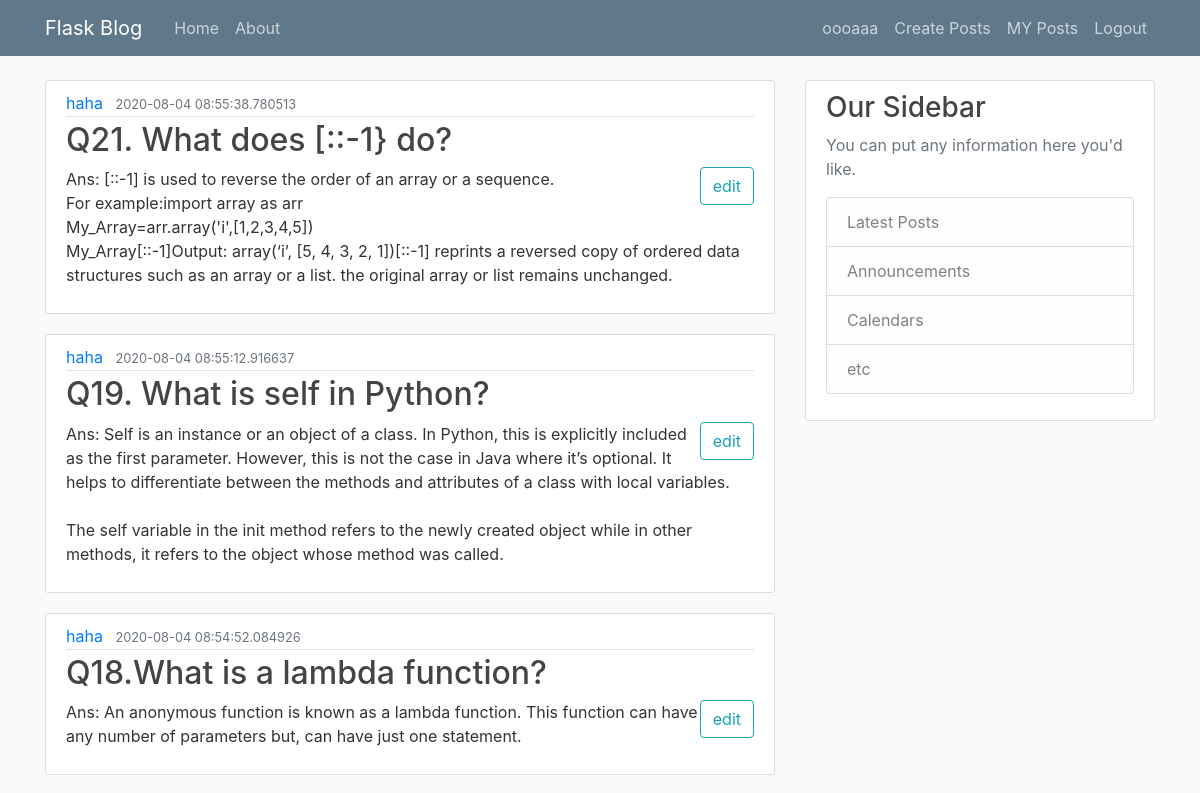
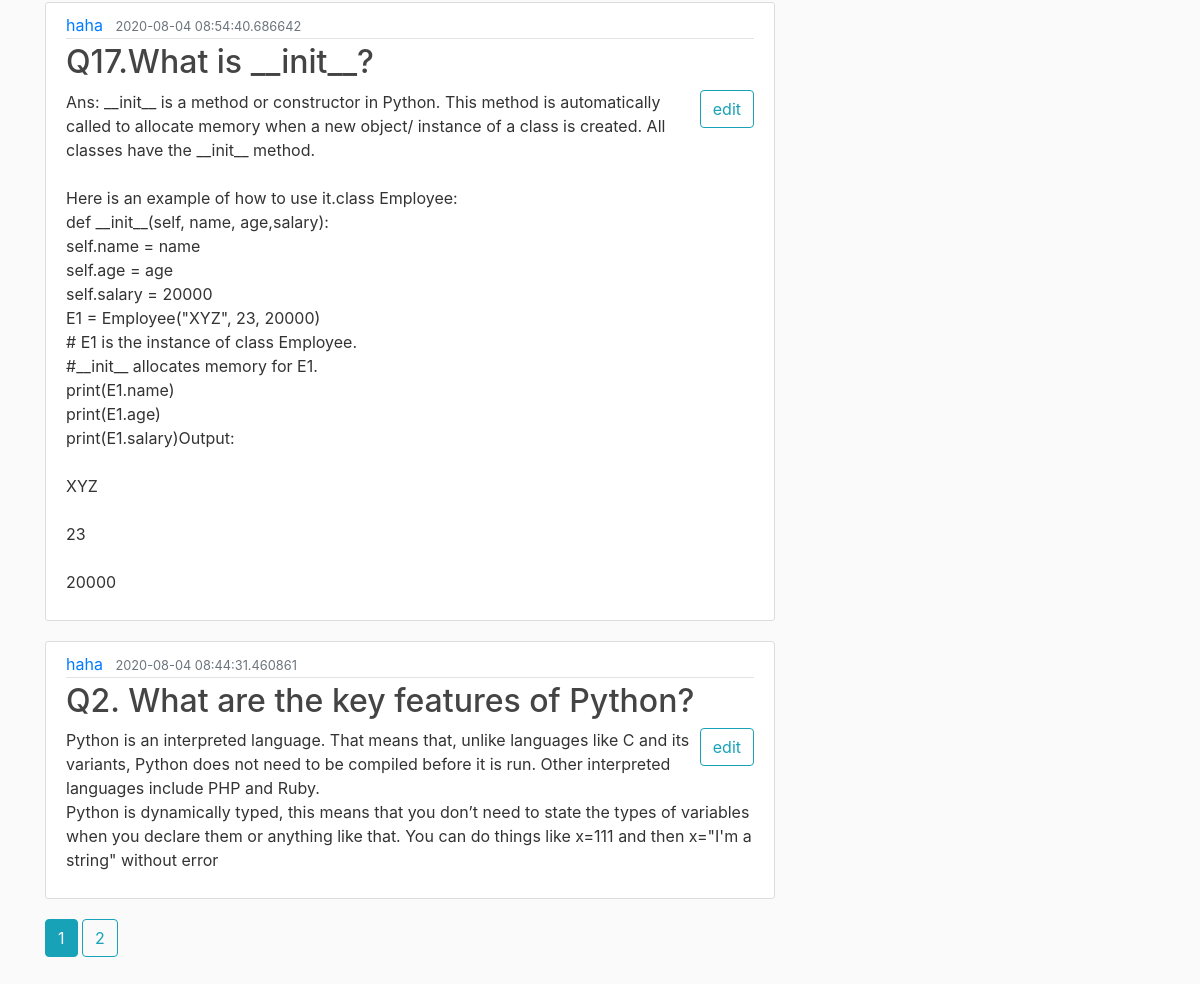
Page /posts/2 (signed in) on the committed database (2 pictures, top to bottom).
### blogflask/models.py (models this page shows, shortened)
class User(db.Model, UserMixin):
    id = db.Column(db.Integer, primary_key=True)
    username = db.Column(db.String(20), unique=True, nullable=False)
    email = db.Column(db.String(120), unique=True, nullable=False)
    image_file = db.Column(db.String(20), nullable=False, default='default.jpg')
    passwords = db.Column(db.String(20), nullable=False)
    posts = db.relationship('Post', backref='author', lazy=True)

class Post(db.Model):
    id = db.Column(db.Integer, primary_key=True)
    title = db.Column(db.String(100), nullable=False)
    date_posted = db.Column(db.DateTime, nullable=False, default=datetime.utcnow)
    content = db.Column(db.Text, nullable=False)
    user_id = db.Column(db.Integer, db.ForeignKey('user.id'), nullable=False)

### blogflask/users/routes.py (the view)
@users.route('/posts/<user_id>')
def user_posts(user_id):
    user = User.query.get(user_id)
    page = request.args.get('page', 1, type=int)
    posts = Post.query.filter_by(user_id=user_id).order_by(Post.date_posted.desc()).paginate(page=page, per_page=5)
    return render_template("user_posts.html", posts=posts, title=current_user.username + ' Posts', user=user)

### blogflask/models.py (called while the page is built)
@login_manager.user_loader
def load_user(user_id):
    return User.query.get(int(user_id))

### blogflask/templates/user_posts.html
{% extends "layout.html" %}
{% block content %}
    {% for post in posts.items %}
        <article class="media content-section">
            <div class="media-body">
                <div class="article-metadata">
                    <a class="mr-2" href="{{ url_for('users.user_posts',user_id=user.id)}}">{{ user.username}}</a>
                    <small class="text-muted">{{ post.date_posted }}</small>
                </div>
                <h2><a class="article-title" href="#">{{ post.title }}</a></h2>
                <a href="{{ url_for('posts.post_edit',post_id=post.id) }}" ><button type="button" class="btn btn-outline-info" style="float: right;">edit</button> </a>
                <p class="article-content">{{ post.content }}</p>
            </div>
        </article>
    {% endfor %}
    {% for page_num in posts.iter_pages(left_edge=1,right_edge=1,left_current=2,right_current=2) %}
        {% if page_num %}
            {% if posts.page==page_num %}
            <a class="btn btn-info btn-xs" href="{{ url_for('users.user_posts' ,user_id=user.id, page = page_num) }}">{{ page_num }}</a>
            {% else %}
                <a class="btn btn-outline-info btn-xs" href="{{ url_for('users.user_posts' ,user_id=user.id, page = page_num) }}">{{ page_num }}</a>
            {% endif %}
            {% else %}
            <b>...</b>
        {% endif %}
    {% endfor %}
{% endblock content %}

### blogflask/templates/layout.html (shortened to what this page needs)
<!DOCTYPE html>
<html >
<head>
<link rel="stylesheet" href="https://maxcdn.bootstrapcdn.com/bootstrap/4.5.0/css/bootstrap.min.css">
    <link rel="stylesheet" type="text/css" href="{{ url_for('static', filename='main.css') }}">
</head>
<body>
<header class="site-header">
    <nav class="navbar navbar-expand-md navbar-dark bg-steel fixed-top">
        <div class="container">
            <a class="navbar-brand mr-4" href="/">Flask Blog</a>
            <div class="collapse navbar-collapse" id="navbarToggle">
                <div class="navbar-nav mr-auto">
                    <a class="nav-item nav-link" href="/">Home</a>
                    <a class="nav-item nav-link" href="/about">About</a>
                </div>
                <div class="navbar-nav">
                    {% if current_user.is_authenticated %}
                        <a class="nav-item nav-link" href="/account">{{current_user.username }}</a>
                        <a class="nav-item nav-link" href="/post/new">Create Posts</a>
                         <a class="nav-item nav-link" href="{{ url_for('users.user_posts',user_id=current_user.id) }}">MY Posts</a>
                        <a class="nav-item nav-link" href="/logout">Logout</a>
                    {% else %}
                    <a class="nav-item nav-link" href="/login">Login</a>
                    <a class="nav-item nav-link" href="/register">Register</a>
                {% endif %}
                </div>
            </div>
        </div>
    </nav>
</header>
<main role="main" class="container">
    <div class="row">
        <div class="col-md-8">
            {% block content %}{% endblock %}
        </div>
        <div class="col-md-4">
            <div class="content-section">
                <h3>Our Sidebar</h3>
                <p class='text-muted'>You can put any information here you'd like.
                <ul class="list-group">
                    <li class="list-group-item list-group-item-light">Latest Posts</li>
                    <li class="list-group-item list-group-item-light">Announcements</li>
                    <li class="list-group-item list-group-item-light">Calendars</li>
                    <li class="list-group-item list-group-item-light">etc</li>
                </ul>
                </p>
            </div>
        </div>
    </div>
<br>
<br>
    <br>
    <br>
</main>
</body>
</html>

### blogflask/static/main.css (style rules this page uses)
body { background: #fafafa; color: #333333; margin-top: 5rem; }
h1, h2, h3, h4, h5, h6 { color: #444444; }
.bg-steel { background-color: #5f788a; }
.site-header .navbar-nav .nav-link { color: #cbd5db; }
.content-section { background: #ffffff; padding: 10px 20px; border: 1px solid #dddddd; border-radius: 3px; margin-bottom: 20px; }
.article-title { color: #444444; }
.article-content { white-space: pre-line; }
.article-metadata { padding-bottom: 1px; margin-bottom: 4px; border-bottom: 1px solid #e3e3e3 }

### rows in the picture
User: username "oooaaa"
Post: date_posted "2020-08-04 08:55:38.780513", title "Q21. What does [::-1} do?", content "Ans: [::-1] is used to reverse the order of an array or a sequence. For example:import array as arr My_Array=arr.array('i',[1,2,3,4,5]) My_Array[::-1]Output: array(‘i’, [5, 4, 3, 2, 1])[::-1] reprints a reversed copy of ordered data structures such as an array or a list. the original array or list remains unchanged."
User: username "haha"
Post: date_posted "2020-08-04 08:55:12.916637", title "Q19. What is self in Python?", content "Ans: Self is an instance or an object of a class. In Python, this is explicitly included as the first parameter. However, this is not the case in Java where it’s optional. It helps to differentiate between the methods and attributes of a class with local variables. The self variable in the init method refers to the newly created object while in other methods, it refers to the object whose method was called."
Post: date_posted "2020-08-04 08:54:52.084926", title "Q18.What is a lambda function?", content "Ans: An anonymous function is known as a lambda function. This function can have any number of parameters but, can have just one statement."
Post: date_posted "2020-08-04 08:54:40.686642", title "Q17.What is __init__?", content "Ans: __init__ is a method or constructor in Python. This method is automatically called to allocate memory when a new object/ instance of a class is created. All classes have the __init__ method. Here is an example of how to use it.class Employee: def __init__(self, name, age,salary): self.name = name self.age = age self.salary = 20000 E1 = Employee(\"XYZ\", 23, 20000) # E1 is the instance of class Employee. #__init__ allocates memory for E1. print(E1.name) print(E1.age) print(E1.salary)Output: XYZ 23 20000"
Post: date_posted "2020-08-04 08:44:31.460861", title "Q2. What are the key features of Python?", content "Python is an interpreted language. That means that, unlike languages like C and its variants, Python does not need to be compiled before it is run. Other interpreted languages include PHP and Ruby. Python is dynamically typed, this means that you don’t need to state the types of variables when you declare them or anything like that. You can do things like x=111 and then x=\"I'm a string\" without error"

### other values in the picture
{{ page_num }} "1"
{{ page_num }} "2"
